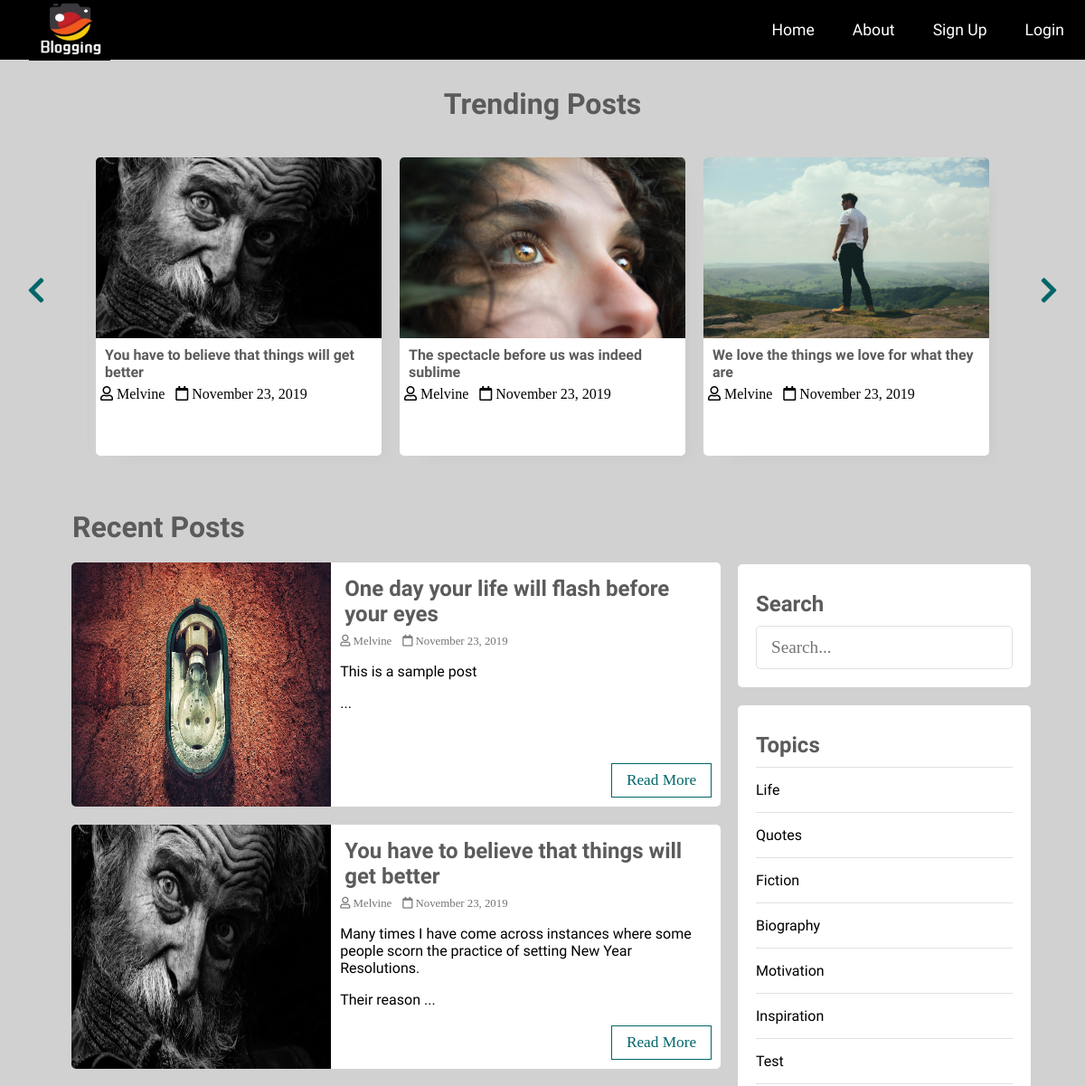
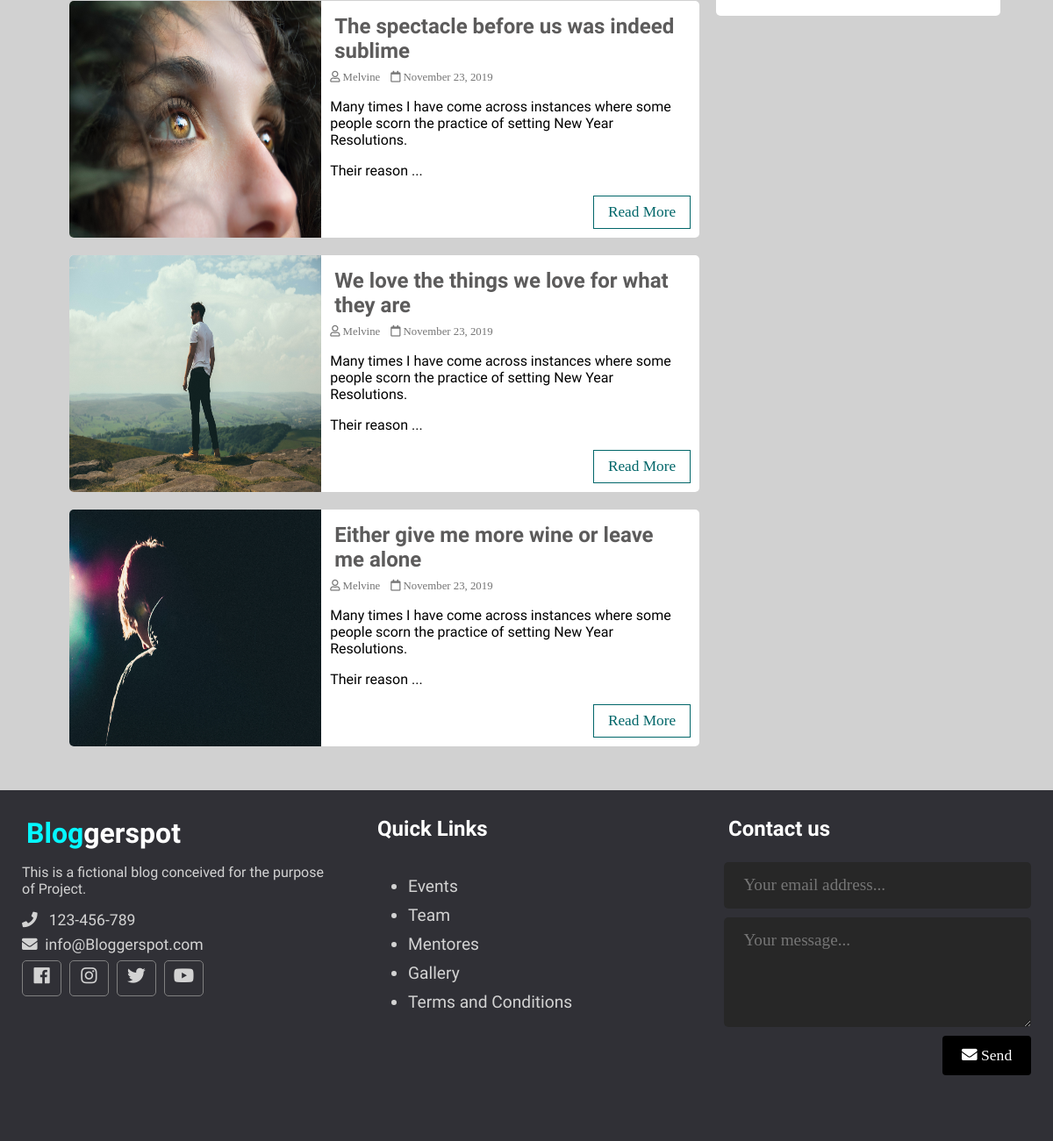
Before: / with the older database file (2 pictures, top to bottom).
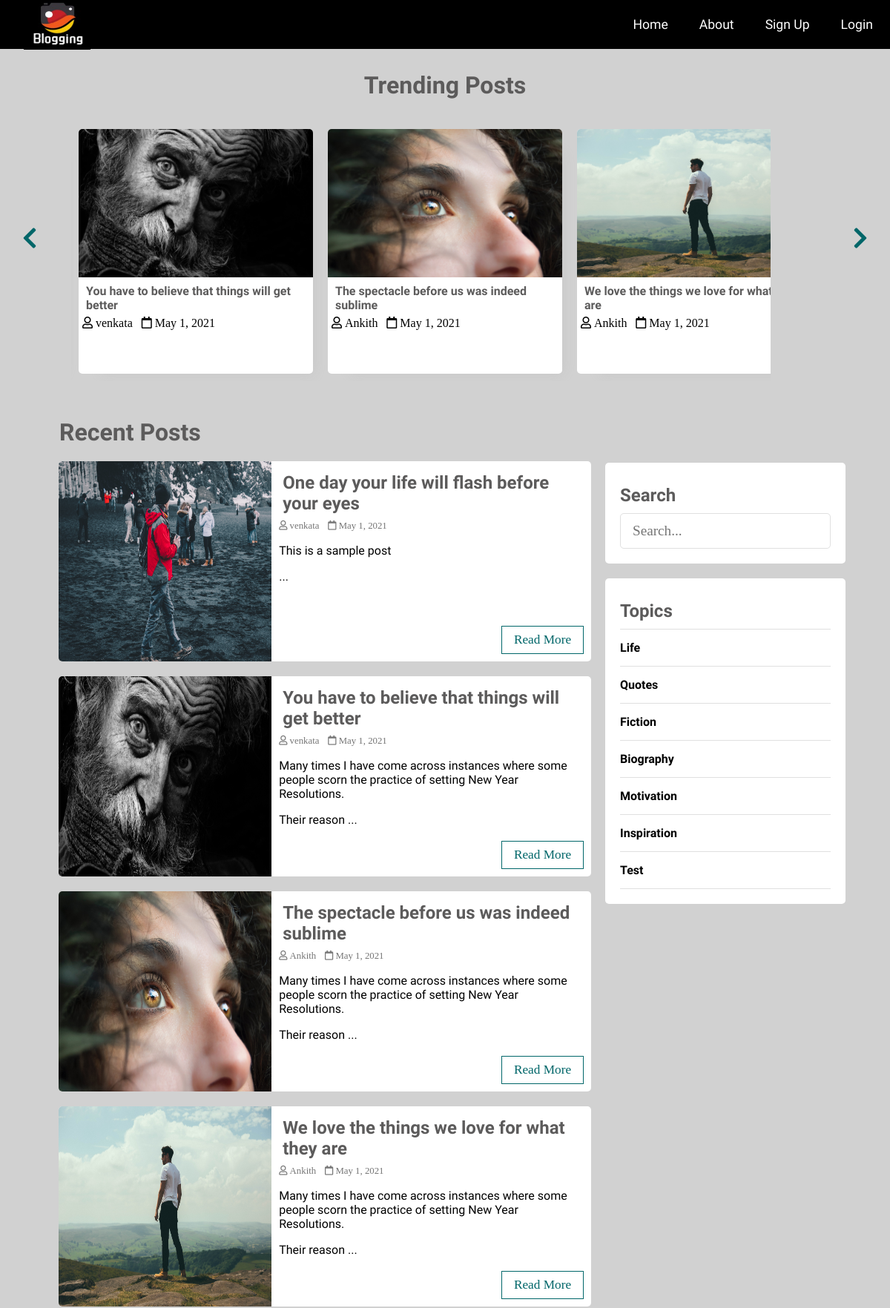
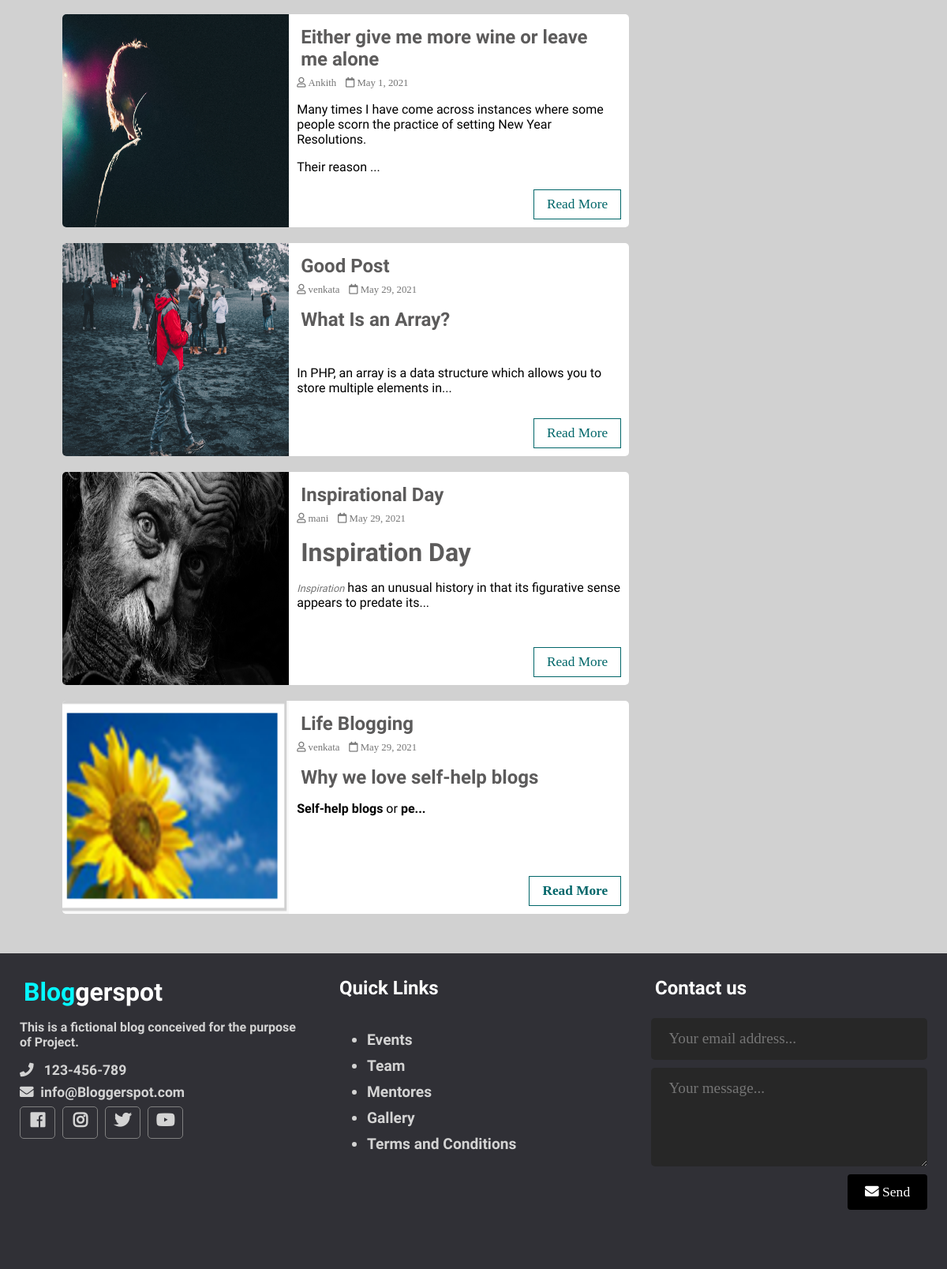
After: the same page with the newer database file (2 pictures, top to bottom).
### tables this page shows
CREATE TABLE `posts` (
  `id` int(11) NOT NULL,
  `user_id` int(11) NOT NULL,
  `topic_id` int(11) DEFAULT NULL,
  `title` varchar(255) NOT NULL,
  `image` varchar(255) NOT NULL,
  `body` text NOT NULL,
  `published` tinyint(4) NOT NULL,
  `created_at` datetime NOT NULL DEFAULT current_timestamp()
);

CREATE TABLE `users` (
  `id` int(11) NOT NULL,
  `admin` tinyint(4) NOT NULL,
  `username` varchar(255) NOT NULL,
  `email` varchar(255) NOT NULL,
  `password` varchar(255) NOT NULL,
  `created_at` timestamp NOT NULL DEFAULT current_timestamp()
);

CREATE TABLE `topics` (
  `id` int(11) NOT NULL,
  `name` varchar(100) NOT NULL,
  `description` text NOT NULL
);

### app/database/db.php (called while the page is built, shortened)
<?php
require('connect.php');
function executeQuery($sql, $data)
{
    global $conn;
    $stmt = $conn->prepare($sql);
    $values = array_values($data);
    $types = str_repeat('s', count($values));
    $stmt->bind_param($types, ...$values);
    $stmt->execute();
    return $stmt;
}
function selectAll($table, $conditions = [])
{
    global $conn;
    $sql = "SELECT * FROM $table";
    if (empty($conditions)) {
        $stmt = $conn->prepare($sql);
        $stmt->execute();
        $records = $stmt->get_result()->fetch_all(MYSQLI_ASSOC);
        return $records;
    }
}
function getPublishedPosts()
{
    $sql = "SELECT p.*, u.username FROM posts AS p JOIN users AS u ON p.user_id=u.id WHERE p.published=?";
    $stmt = executeQuery($sql, ['published' => 1]);
    $records = $stmt->get_result()->fetch_all(MYSQLI_ASSOC);
    return $records;
}

### app/controllers/topics.php (called while the page is built, shortened)
<?php
include(ROOT_PATH . "/app/database/db.php");
$table = 'topics';
$topics = selectAll($table);

### index.php (the view, shortened to what this page needs)
<?php
include(ROOT_PATH . "/app/controllers/topics.php");
$posts = array();
$postsTitle = 'Recent Posts';
if (isset($_GET['t_id'])) {
  $posts = getPostsByTopicId($_GET['t_id']);
  $postsTitle = "You searched for posts under '" . $_GET['name'] . "'";
} else if (isset($_POST['search-term'])) {
  $postsTitle = "You searched for '" . $_POST['search-term'] . "'";
  $posts = searchPosts($_POST['search-term']);
} else {
  $posts = getPublishedPosts();
}
?>
<!DOCTYPE html>
<html lang="en">
<head>
  <link rel="stylesheet" href="https://use.fontawesome.com/releases/v5.7.2/css/all.css"
>
  <link rel="stylesheet" href="assets/css/style.css">
</head>
<body>
  <?php include(ROOT_PATH . "/app/includes/header.php"); ?>
  <div class="page-wrapper">
    <div class="post-slider">
      <h1 class="slider-title">Trending Posts</h1>
      <i class="fas fa-chevron-left prev"></i>
      <i class="fas fa-chevron-right next"></i>
      <div class="post-wrapper">
        <?php foreach ($posts as $post): ?>
          <div class="post">
            <img src="<?php echo BASE_URL . '/assets/images/' . $post['image']; ?>" alt="" class="slider-image">
            <div class="post-info">
              <h4><a href="single.php?id=<?php echo $post['id']; ?>"><?php echo $post['title']; ?></a></h4>
              <i class="far fa-user"> <?php echo $post['username']; ?></i>
              <i class="far fa-calendar"> <?php echo date('F j, Y', strtotime($post['created_at'])); ?></i>
            </div>
          </div>
        <?php endforeach; ?>
      </div>
    </div>
    <div class="content clearfix">
      <div class="main-content">
        <h1 class="recent-post-title"><?php echo $postsTitle ?></h1>
        <?php foreach ($posts as $post): ?>
          <div class="post clearfix">
            <img src="<?php echo BASE_URL . '/assets/images/' . $post['image']; ?>" alt="" class="post-image">
            <div class="post-preview">
              <h2><a href="single.php?id=<?php echo $post['id']; ?>"><?php echo $post['title']; ?></a></h2>
              <i class="far fa-user"> <?php echo $post['username']; ?></i>
              <i class="far fa-calendar"> <?php echo date('F j, Y', strtotime($post['created_at'])); ?></i>
              <p class="preview-text">
                <?php echo html_entity_decode(substr($post['body'], 0, 150) . '...'); ?>
              </p>
              <a href="single.php?id=<?php echo $post['id']; ?>" class="btn read-more">Read More</a>
            </div>
          </div>
        <?php endforeach; ?>
      </div>
      <div class="sidebar">
        <div class="section search">
          <h2 class="section-title">Search</h2>
          <form action="index.php" method="post">
            <input type="text" name="search-term" class="text-input" placeholder="Search...">
          </form>
        </div>
        <div class="section topics">
          <h2 class="section-title">Topics</h2>
          <ul>
            <?php foreach ($topics as $key => $topic): ?>
              <li><a href="<?php echo BASE_URL . '/index.php?t_id=' . $topic['id'] . '&name=' . $topic['name'] ?>"><?php echo $topic['name']; ?></a></li>
            <?php endforeach; ?>
          </ul>
        </div>
      </div>
    </div>
  </div>
  <?php include(ROOT_PATH . "/app/includes/footer.php"); ?>
</body>
</html>

### app/includes/header.php (shortened to what this page needs)
<header>
    <a href="<?php echo BASE_URL . '/index.php' ?>" class="logo">
    <img src="assets\images\logo.jpg" alt="">
    </a>
    <ul class="nav">
      <li><a href="<?php echo BASE_URL . '/index.php' ?>">Home</a></li>
      <li><a href="<?php echo BASE_URL . '/About_us.php' ?>">About</a></li>
      <?php if (isset($_SESSION['id'])): ?>
        <li>
          <a href="#">
            <i class="fa fa-user"></i>
            <?php echo $_SESSION['username']; ?>
            <i class="fa fa-chevron-down" style="font-size: .8em;"></i>
          </a>
          <ul>
            <?php if($_SESSION['admin']): ?>
              <li><a href="<?php echo BASE_URL . '/admin/dashboard.php' ?>">Dashboard</a></li>
            <?php endif; ?>
            <li><a href="<?php echo BASE_URL . '/logout.php' ?>" class="logout">Logout</a></li>
          </ul>
        </li>
      <?php else: ?>
        <li><a href="<?php echo BASE_URL . '/register.php' ?>">Sign Up</a></li>
        <li><a href="<?php echo BASE_URL . '/login.php' ?>">Login</a></li>
      <?php endif; ?>
    </ul>
</header>

### app/includes/footer.php
<div class="footer">
   <div class="footer-content">
     <div class="footer-section about">
       <h1 class="logo-text"><span>Blog</span>gerspot</h1>
       <p>
       This is a fictional blog conceived for the purpose of Project.
       </p>
       <div class="contact">
         <span><i class="fas fa-phone"></i> &nbsp; 123-456-789</span>
         <span><i class="fas fa-envelope"></i> &nbsp;info@Bloggerspot.com</span>
       </div>
       <div class="socials">
         <a href="#"><i class="fab fa-facebook"></i></a>
         <a href="#"><i class="fab fa-instagram"></i></a>
         <a href="#"><i class="fab fa-twitter"></i></a>
         <a href="#"><i class="fab fa-youtube"></i></a>
       </div>
     </div>
     <div class="footer-section links">
       <h2>Quick Links</h2>
       <br>
       <ul>
         <a href="#">
           <li>Events</li>
         </a>
         <a href="#">
           <li>Team</li>
         </a>
         <a href="#">
           <li>Mentores</li>
         </a>
         <a href="#">
           <li>Gallery</li>
         </a>
         <a href="#">
           <li>Terms and Conditions</li>
         </a>
       </ul>
     </div>
     <div class="footer-section contact-form">
       <h2>Contact us</h2>
       <br>
       <form action="<?php echo BASE_URL . '\Conformation_page.php' ?>" method="post">
         <input type="email" name="email" class="text-input contact-input" placeholder="Your email address...">
         <textarea rows="4" name="message" class="text-input contact-input" placeholder="Your message..."></textarea>
         <button type="submit" class="btn btn-big contact-btn" name="btn-send">
           <i class="fas fa-envelope"></i>
           Send
         </button>
       </form>
     </div>
   </div>
 </div>

Changed rows visible on the page:
changed posts "You have to believe that things will get better": user.username "Melvine" → "venkata"; created_at "November 23, 2019" → "May 1, 2021"
changed posts "The spectacle before us was indeed sublime": user.username "Melvine" → "Ankith"; created_at "November 23, 2019" → "May 1, 2021"
changed posts "We love the things we love for what they are": user.username "Melvine" → "Ankith"; created_at "November 23, 2019" → "May 1, 2021"
changed posts "One day your life will flash before your eyes": image: a different picture; user.username "Melvine" → "venkata"; created_at "November 23, 2019" → "May 1, 2021"
changed posts "Either give me more wine or leave me alone": user.username "Melvine" → "Ankith"; created_at "November 23, 2019" → "May 1, 2021"
added posts: image (picture), title "Good Post", user.username "venkata", created_at "May 29, 2021", body "What Is an Array? In PHP, an array is a data structure which allows you to store multiple elements in...", shown under "Recent Posts"
added posts: image (picture), title "Inspirational Day", user.username "mani", created_at "May 29, 2021", body "Inspiration Day Inspiration has an unusual history in that its figurative sense appears to predate its...", shown under "Recent Posts"
added posts: image (picture), title "Life Blogging", user.username "venkata", created_at "May 29, 2021", body "Why we love self-help blogs Self-help blogs or pe...", shown under "Recent Posts"
